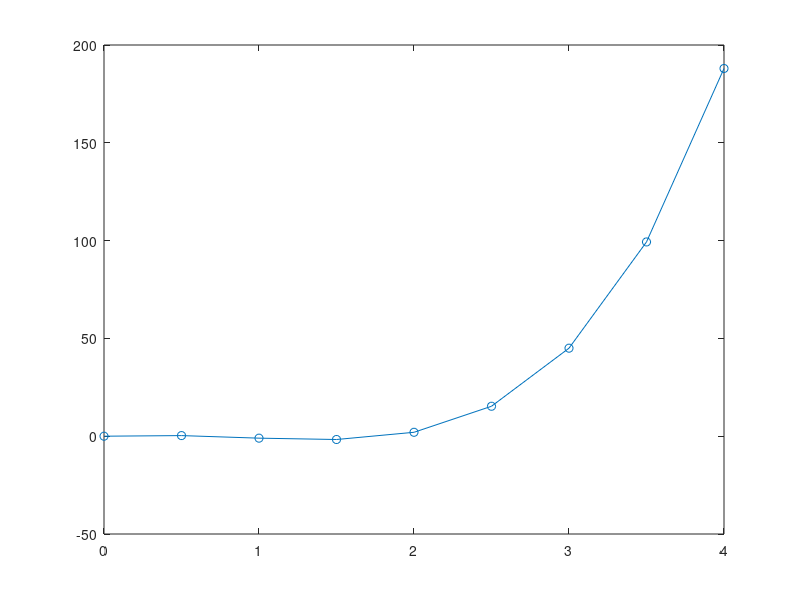

Recreate this plot in MATLAB. (Note: this script raises an error after producing the figure.)
fanalytic=@(x)...
    x.^4-5*x.^2+3*x;
ode=@(x)...
    4*x.^3-10*x+3;

x=0:0.5:4;
plot(x,fanalytic(x),'o-')
hold on

[ex,ey]=euler_1505041(ode,0,4,0,-1,0.5);
plot(ex,ey,'k')

[hx,hy]=huen_1505041(ode,0,4,0,-1,0.5);
plot(hx,hy,'c')

[mx,my]=mid_1505041(ode,0,4,0,-1,0.5);
plot(mx,my,'r')

[rx,ry]=ralston_1505041(ode,0,4,0,-1,0.5);
plot(rx,ry,'g')

legend('Analytic','Euler','Huen','Mid Point','Ralston')